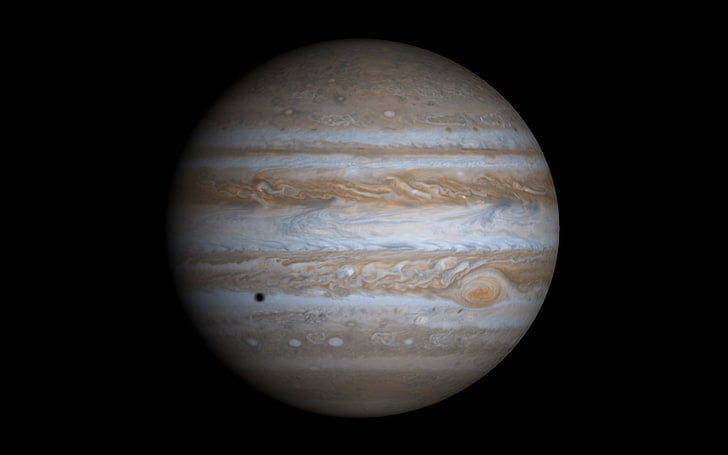
#> input picture test_galaxy.jpg, 728 x 455 px
$ python test_noise.py
#> lines starting #> are read from the running program, lines starting #| are printed output that depends on the picture
# Importing necessary libraries
import numpy as np
import matplotlib.pyplot as plt
import cv2
import os
import random
import shutil

# Load an image in grayscale mode
img = cv2.imread("test_galaxy.jpg", 0)
#> img: shape (455, 728); min 0, max 221, mean 39.2

# Check if the image was loaded correctly, otherwise exit
if img is None:
    print("Error loading image")
    exit()

# Print the dimensions of the image
print(img.shape)
#| (455, 728)

# Get the height and width of the image
height, width = img.shape
#> height = 455; width = 728

# Create an array to hold Gaussian noise
gauss_noise = np.zeros((height, width), dtype=np.uint8)
cv2.randn(gauss_noise, 128, 20)  # Fill the array with random numbers
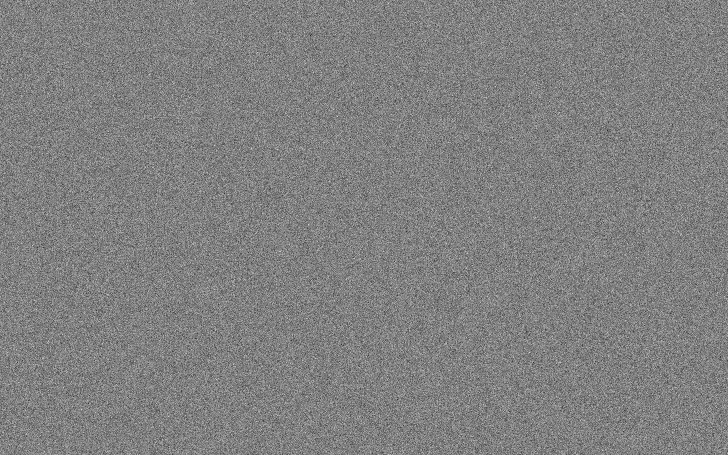
#> gauss_noise: shape (455, 728); min 31, max 219, mean 128
gauss_noise = (gauss_noise * 0.5).astype(np.uint8)  # Scale the noise intensity

# Add Gaussian noise to the original image
gn_img = cv2.add(img, gauss_noise)

# Prepare a figure for displaying images
fig = plt.figure(dpi=300)

# Display the original image
fig.add_subplot(1, 3, 1)
plt.imshow(img, cmap='gray')
plt.axis("off")
plt.title("Original")

# Display the Gaussian noise
fig.add_subplot(1, 3, 2)
plt.imshow(gauss_noise, cmap='gray')
plt.axis("off")
plt.title("Gaussian Noise")

# Display the image with Gaussian noise added
fig.add_subplot(1, 3, 3)
plt.imshow(gn_img, cmap='gray')
plt.axis("off")
plt.title("Combined")

# Show the figure with the images
plt.show()

# Repeat the process for Uniform noise
uni_noise = np.zeros((height, width), dtype=np.uint8)
cv2.randu(uni_noise, 0, 255)
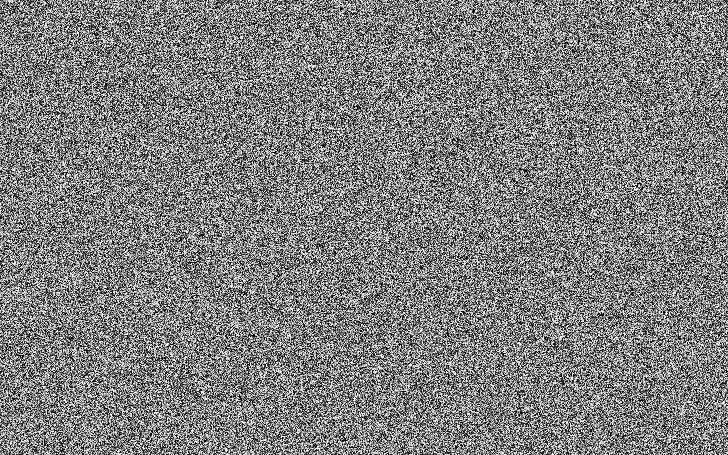
#> uni_noise: shape (455, 728); min 0, max 254, mean 126.9
uni_noise = (uni_noise * 0.5).astype(np.uint8)

# Add uniform noise to the original image
un_img = cv2.add(img, uni_noise)

# Prepare another figure for displaying the results
fig = plt.figure(dpi=300)

# Display the original image
fig.add_subplot(1, 3, 1)
plt.imshow(img, cmap='gray')
plt.axis("off")
plt.title("Original")

# Display the uniform noise
fig.add_subplot(1, 3, 2)
plt.imshow(uni_noise, cmap='gray')
plt.axis("off")
plt.title("Uniform Noise")

# Display the image with uniform noise added
fig.add_subplot(1, 3, 3)
plt.imshow(un_img, cmap='gray')
plt.axis("off")
plt.title("Combined")

# Show the figure with the images
plt.show()
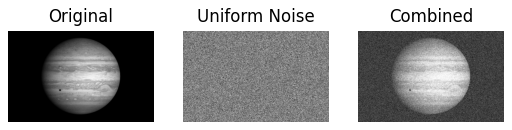
#> figure drawn by matplotlib, 3 panels

# Repeat the process for Impulse noise
imp_noise = np.zeros((height, width), dtype=np.uint8)
cv2.randu(imp_noise, 0, 255)
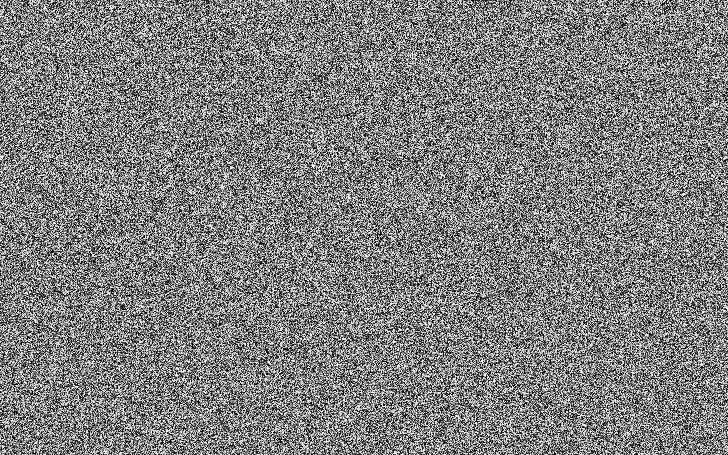
#> imp_noise: shape (455, 728); min 0, max 254, mean 126.9
imp_noise = cv2.threshold(imp_noise, 245, 255, cv2.THRESH_BINARY)[1]

# Add impulse noise to the original image
in_img = cv2.add(img, imp_noise)
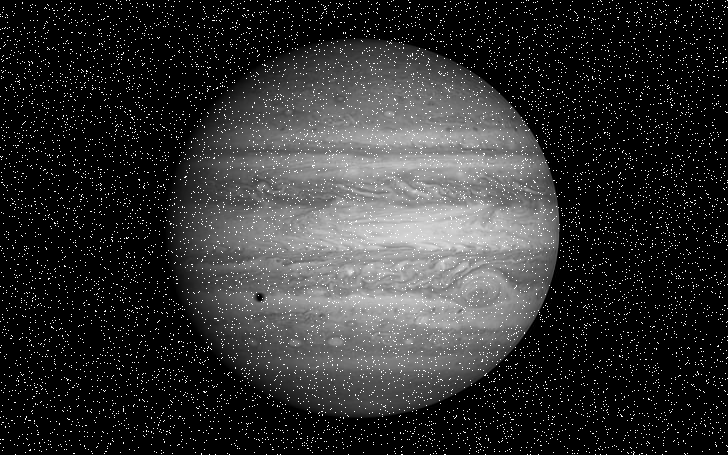
#> in_img: shape (455, 728); min 0, max 255, mean 46.9

# Prepare another figure for displaying the results
fig = plt.figure(dpi=300)

# Display the original image
fig.add_subplot(1, 3, 1)
plt.imshow(img, cmap='gray')
plt.axis("off")
plt.title("Original")

# Display the impulse noise
fig.add_subplot(1, 3, 2)
plt.imshow(imp_noise, cmap='gray')
plt.axis("off")
plt.title("Impulse Noise")

# Display the image with impulse noise added
fig.add_subplot(1, 3, 3)
plt.imshow(in_img, cmap='gray')
plt.axis("off")
plt.title("Combined")

# Show the figure with the images
plt.show()
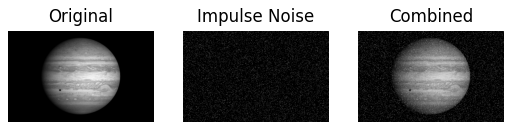
#> figure drawn by matplotlib, 3 panels

# Apply non-local means denoising to the Gaussian noise added image
denoised1 = cv2.fastNlMeansDenoising(gn_img, None, 10, 10)

# Prepare a figure for displaying the denoising results
fig = plt.figure(dpi=300)
fig.add_subplot(1, 3, 1)
plt.imshow(img, cmap='gray')
plt.axis("off")
plt.title("Original")

fig.add_subplot(1, 3, 2)
plt.imshow(gn_img, cmap='gray')
plt.axis("off")
plt.title("with Gaussian Noise")

fig.add_subplot(1, 3, 3)
plt.imshow(denoised1, cmap='gray')
plt.axis("off")
plt.title("After Denoising")

# Show the figure with the denoising results
plt.show()

# Repeat denoising for uniform noise added image
denoised2 = cv2.fastNlMeansDenoising(un_img, None, 10, 10)

# Prepare another figure for denoising results
fig = plt.figure(dpi=300)
fig.add_subplot(1, 3, 1)
plt.imshow(img, cmap='gray')
plt.axis("off")
plt.title("Original")

fig.add_subplot(1, 3, 2)
plt.imshow(un_img, cmap='gray')
plt.axis("off")
plt.title("with Uniform Noise")

fig.add_subplot(1, 3, 3)
plt.imshow(denoised2, cmap='gray')
plt.axis("off")
plt.title("After Denoising")

# Show the figure with the denoising results
plt.show()

# Repeat denoising for impulse noise added image
denoised3 = cv2.fastNlMeansDenoising(in_img, None, 10, 10)

# Prepare another figure for denoising results
fig = plt.figure(dpi=300)
fig.add_subplot(1, 3, 1)
plt.imshow(img, cmap='gray')
plt.axis("off")
plt.title("Original")

fig.add_subplot(1, 3, 2)
plt.imshow(in_img, cmap='gray')
plt.axis("off")
plt.title("with Impulse Noise")

fig.add_subplot(1, 3, 3)
plt.imshow(denoised3, cmap='gray')
plt.axis("off")
plt.title("After Denoising")

# Show the figure with the denoising results
plt.show()

# Apply a median filter to the Gaussian noise added image
blurred1 = cv2.medianBlur(gn_img, 3)

# Prepare a figure to display the filtering results
fig = plt.figure(dpi=300)
fig.add_subplot(1, 3, 1)
plt.imshow(img, cmap='gray')
plt.axis("off")
plt.title("Original")

fig.add_subplot(1, 3, 2)
plt.imshow(gn_img, cmap='gray')
plt.axis("off")
plt.title("with Gaussian Noise")

fig.add_subplot(1, 3, 3)
plt.imshow(blurred1, cmap='gray')
plt.axis("off")
plt.title("Median Filter")

# Show the figure with the filtering results
plt.show()

# Repeat median filtering for uniform noise added image
blurred2 = cv2.medianBlur(un_img, 3)
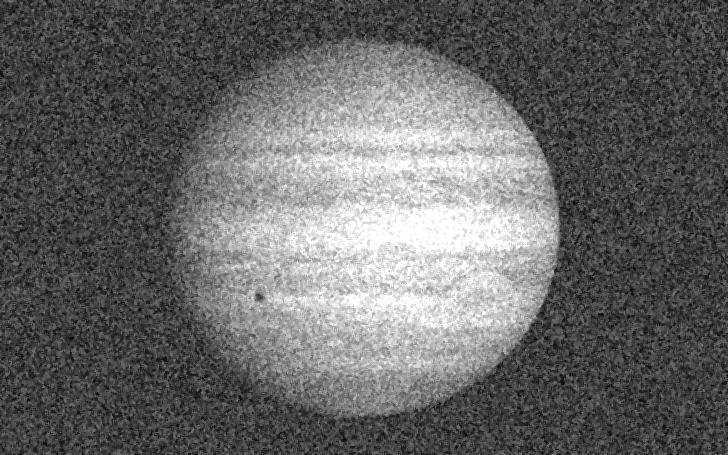
#> blurred2: shape (455, 728); min 3, max 255, mean 102.2

# Prepare another figure to display the filtering results
fig = plt.figure(dpi=300)
fig.add_subplot(1, 3, 1)
plt.imshow(img, cmap='gray')
plt.axis("off")
plt.title("Original")

fig.add_subplot(1, 3, 2)
plt.imshow(un_img, cmap='gray')
plt.axis("off")
plt.title("with Uniform Noise")

fig.add_subplot(1, 3, 3)
plt.imshow(blurred2, cmap='gray')
plt.axis("off")
plt.title("Median Filter")

# Show the figure with the filtering results
plt.show()

# Repeat median filtering for impulse noise added image
blurred3 = cv2.medianBlur(in_img, 3)

# Prepare another figure to display the filtering results
fig = plt.figure(dpi=300)
fig.add_subplot(1, 3, 1)
plt.imshow(img, cmap='gray')
plt.axis("off")
plt.title("Original")

fig.add_subplot(1, 3, 2)
plt.imshow(in_img, cmap='gray')
plt.axis("off")
plt.title("with Impulse Noise")

fig.add_subplot(1, 3, 3)
plt.imshow(blurred3, cmap='gray')
plt.axis("off")
plt.title("Median Filter")

# Show the figure with the filtering results
plt.show()

# Apply a Gaussian filter to the Gaussian noise added image
blurred21 = cv2.GaussianBlur(gn_img, (3, 3), 0)

# Prepare a figure to display the Gaussian filtering results
fig = plt.figure(dpi=300)
fig.add_subplot(1, 3, 1)
plt.imshow(img, cmap='gray')
plt.axis("off")
plt.title("Original")

fig.add_subplot(1, 3, 2)
plt.imshow(gn_img, cmap='gray')
plt.axis("off")
plt.title("with Gaussian Noise")

fig.add_subplot(1, 3, 3)
plt.imshow(blurred21, cmap='gray')
plt.axis("off")
plt.title("Gaussian Filter")

# Show the figure with the Gaussian filtering results
plt.show()

# Repeat Gaussian filtering for uniform noise added image
blurred22 = cv2.GaussianBlur(un_img, (3, 3), 0)

# Prepare another figure to display the Gaussian filtering results
fig = plt.figure(dpi=300)
fig.add_subplot(1, 3, 1)
plt.imshow(img, cmap='gray')
plt.axis("off")
plt.title("Original")

fig.add_subplot(1, 3, 2)
plt.imshow(un_img, cmap='gray')
plt.axis("off")
plt.title("with Uniform Noise")

fig.add_subplot(1, 3, 3)
plt.imshow(blurred22, cmap='gray')
plt.axis("off")
plt.title("Gaussian Filter")

# Show the figure with the Gaussian filtering results
plt.show()

# Repeat Gaussian filtering for impulse noise added image
blurred23 = cv2.GaussianBlur(in_img, (3, 3), 0)

# Prepare another figure to display the Gaussian filtering results
fig = plt.figure(dpi=300)
fig.add_subplot(1, 3, 1)
plt.imshow(img, cmap='gray')
plt.axis("off")
plt.title("Original")

fig.add_subplot(1, 3, 2)
plt.imshow(in_img, cmap='gray')
plt.axis("off")
plt.title("with Impulse Noise")

fig.add_subplot(1, 3, 3)
plt.imshow(blurred23, cmap='gray')
plt.axis("off")
plt.title("Gaussian Filter")

# Show the figure with the Gaussian filtering results
plt.show()

# Define a function to add noise and denoise an image
def add_noise_and_denoise(image_path, output_path):
    # Load the image in grayscale
    img = cv2.imread(image_path, cv2.IMREAD_GRAYSCALE)
    # Check if the image was loaded correctly
    if img is None:
        print("Error loading image:", image_path)
        return

    # Get dimensions of the image
    height, width = img.shape
    # Randomly choose a type of noise to add
    noise_type = random.choice(['gaussian', 'uniform', 'impulse'])

    # Depending on the chosen noise type, add the noise and apply denoising
    if noise_type == 'gaussian':
        gauss_noise = np.random.normal(128, 20, (height, width)).astype(np.uint8)
        noise_img = cv2.add(img, (gauss_noise * 0.5).astype(np.uint8))
        denoised_img = cv2.GaussianBlur(noise_img, (3, 3), 0)
    elif noise_type == 'uniform':
        uni_noise = np.random.uniform(0, 255, (height, width)).astype(np.uint8)
        noise_img = cv2.add(img, (uni_noise * 0.5).astype(np.uint8))
        denoised_img = cv2.medianBlur(noise_img, 3)
    elif noise_type == 'impulse':
        imp_noise = np.random.uniform(0, 255, (height, width)).astype(np.uint8)
        _, imp_noise = cv2.threshold(imp_noise, 245, 255, cv2.THRESH_BINARY)
        noise_img = cv2.add(img, imp_noise)
        denoised_img = cv2.medianBlur(noise_img, 3)

    # Save the denoised image to the specified output path
    cv2.imwrite(output_path, denoised_img)
    print(f"Processed and saved: {output_path}")

# Define a function to process folders containing images
def process_folders(base_path):
    # Determine the parent directory of the base path
    parent_directory = os.path.abspath(os.path.join(base_path, os.pardir))
    # Define the output directory
    output_base = os.path.join(parent_directory, "training_2")

    # Check if the directory exists, and if so, remove it
    if os.path.exists(output_base):
        shutil.rmtree(output_base)
        print(f"Deleted existing directory: {output_base}")

    # Create the directory again
    os.makedirs(output_base)
    print(f"Created new directory: {output_base}")

    # Process each folder in the base path
#> (the run stopped early here; a loop or call above may not have finished)
